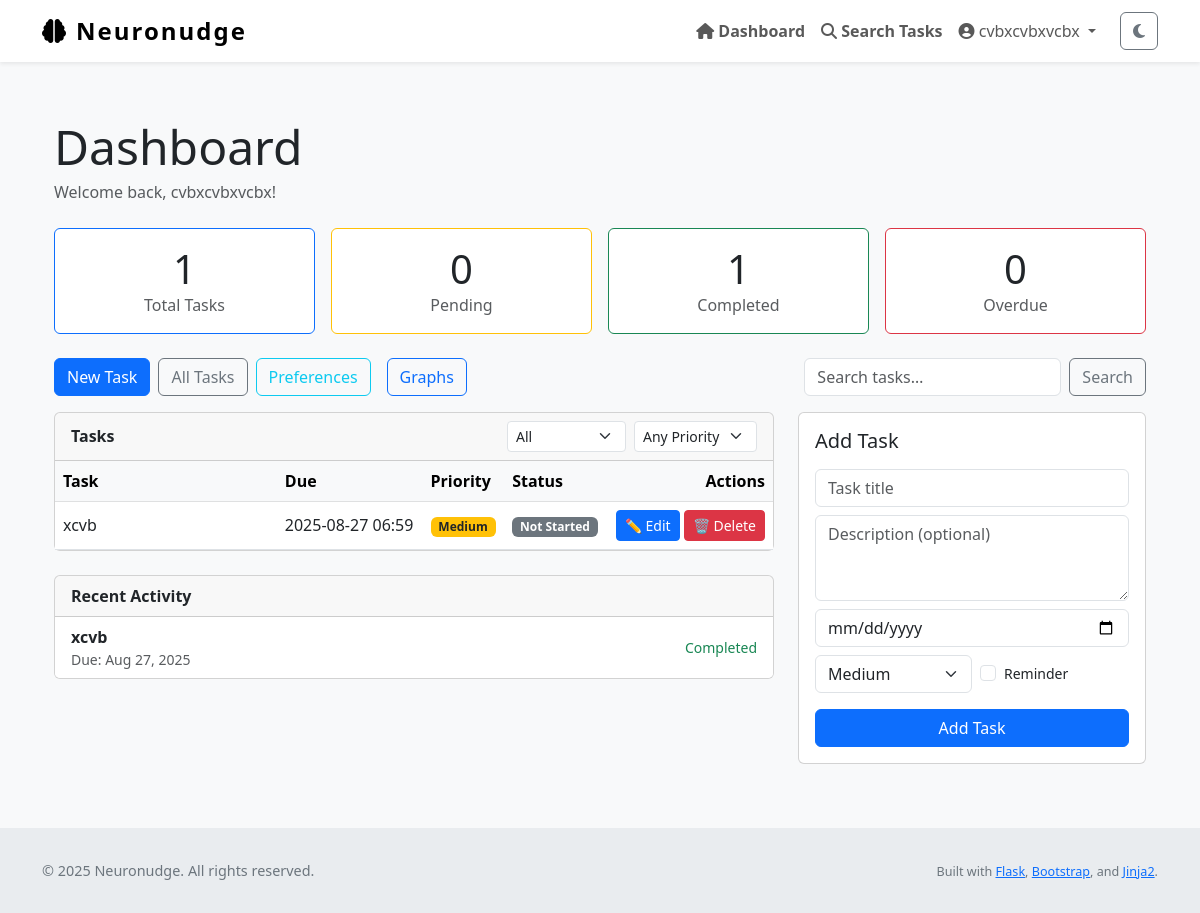
The page /dashboard (signed in) on the database as committed earlier.
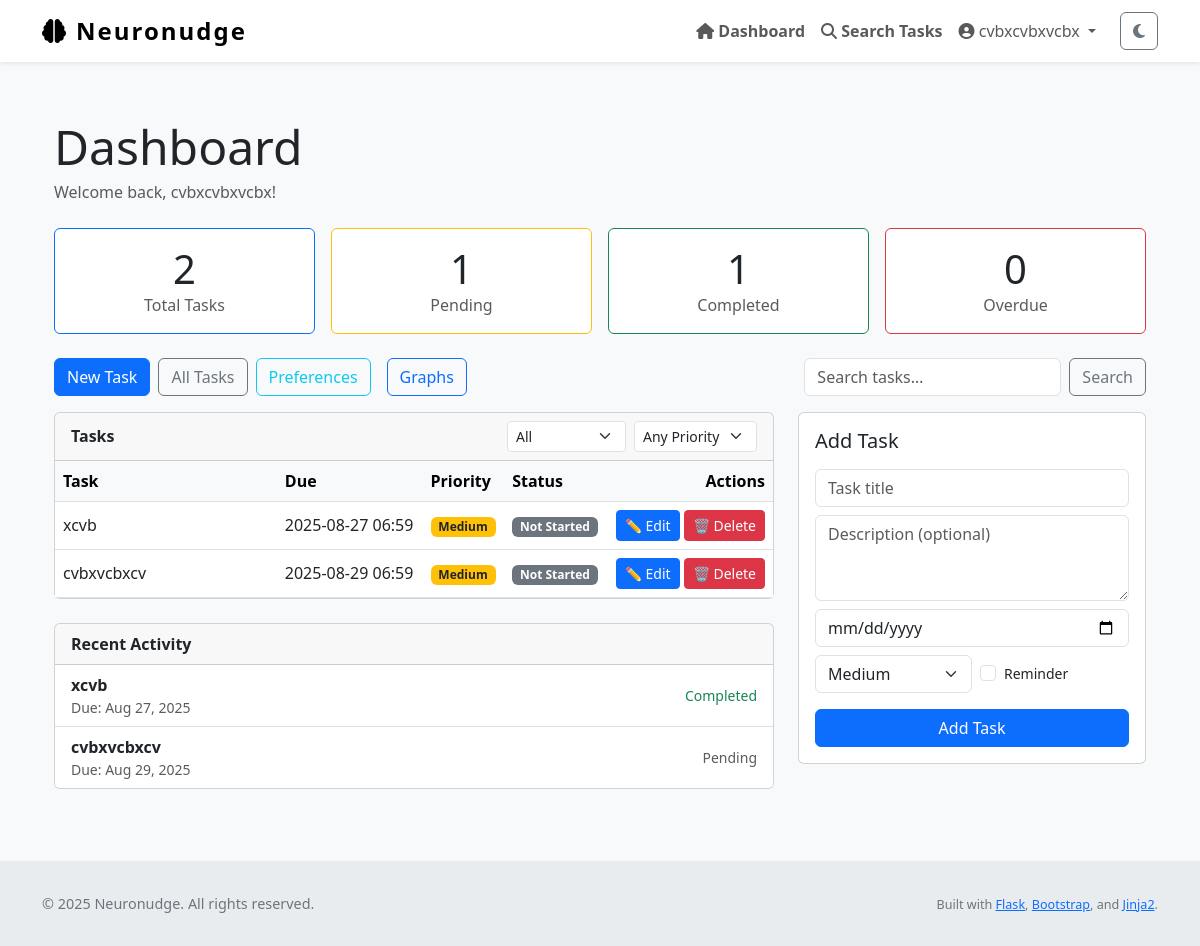
The same page on the database as committed later.
### Neuronudge/models.py (models this page shows, shortened)
class Task(db.Model):
    id = db.Column(db.Integer, primary_key=True)
    title = db.Column(db.String(255), nullable=False)
    description = db.Column(db.Text, nullable=False)
    due_date = db.Column(db.DateTime)
    completed = db.Column(db.Boolean, default=False)
    priority = db.Column(db.Integer, default=2)         # 1 = high, 2 = med, 3 = low
    status = db.Column(db.String(20), default='not started')
    reminder_set = db.Column(db.Boolean, default=False)
    created_at = db.Column(db.DateTime, default=datetime.utcnow)
    updated_at = db.Column(db.DateTime, default=datetime.utcnow, onupdate=datetime.utcnow)
    user_id = db.Column(db.Integer, db.ForeignKey('user.id'), nullable=False)

### Neuronudge/views.py (the view)
@main.route('/dashboard')
@login_required
def dashboard():
    page = request.args.get('page', 1, type=int)
    per_page = 10
    filter_status = request.args.get('status', 'all')
    filter_priority = request.args.get('priority', 'all')
    search_term = request.args.get('search', '').strip()
    base_query = Task.query.filter_by(user_id=current_user.id)
    if filter_status == 'completed':
        base_query = base_query.filter_by(completed=True)
    elif filter_status == 'pending':
        base_query = base_query.filter_by(completed=False)
    if filter_priority in ['1', '2', '3']:
        base_query = base_query.filter_by(priority=int(filter_priority))
    if search_term:
        base_query = base_query.filter(Task.title.ilike(f'%{search_term}%'))
    tasks = base_query.all()
    paginated_tasks = base_query.order_by(
        Task.priority.asc(),
        Task.due_date.asc().nulls_last()
    ).paginate(page=page, per_page=per_page)
    total_tasks = Task.query.filter_by(user_id=current_user.id).count()
    pending_tasks = Task.query.filter_by(user_id=current_user.id, completed=False).count()
    completed_tasks = Task.query.filter_by(user_id=current_user.id, completed=True).count()
    overdue_tasks = Task.query.filter(
        Task.user_id == current_user.id,
        Task.completed == False,
        Task.due_date != None,
        Task.due_date < datetime.utcnow()
    ).count()
    task_counts = {
        'total': total_tasks,
        'pending': pending_tasks,
        'completed': completed_tasks,
        'overdue': overdue_tasks
    }
    task_form = TaskForm()
    recent_tasks = Task.query.filter_by(user_id=current_user.id).order_by(
        Task.priority.asc(),
        Task.due_date.asc().nulls_last()
    ).limit(10).all()
    onboarding = OnboardingPreferences.query.filter_by(user_id=current_user.id).first()
    profile_type = getattr(current_user, "profile_type", "general").lower()
    if profile_type == "dyslexia":
        dashboard_template = "dashboard_dyslexia.html"
    elif profile_type == "adhd":
        dashboard_template = "dashboard_adhd.html"
    elif profile_type == "custom":
        dashboard_template = "dashboard_customized.html"
    else:
        dashboard_template = "dashboard.html"
    ActivityLog = Task.query.filter_by(user_id=current_user.id).order_by(
        Task.updated_at.desc()
    ).limit(10).all()
    try:
        recent_activity = ActivityLog.query.filter_by(user_id=current_user.id) \
            .order_by(ActivityLog.timestamp.desc()) \
            .limit(10).all()
    except Exception:
        recent_activity = []
    if not recent_activity:
        class _SimpleActivity:
            __slots__ = ("description", "timestamp")
            def __init__(self, description, timestamp):
                self.description = description
                self.timestamp = timestamp
        task_feed = Task.query.filter_by(user_id=current_user.id) \
            .order_by(Task.updated_at.desc().nulls_last(), Task.created_at.desc().nulls_last()) \
            .limit(10).all()
        recent_activity = [
            _SimpleActivity(
                f"Task “{t.title}” — status: {t.status or ('completed' if t.completed else 'pending')}",
                (t.updated_at or t.created_at or datetime.utcnow())
            )
            for t in task_feed
        ]
    return render_template(
        dashboard_template,
        tasks=tasks,
        recent_tasks=recent_tasks,
        recent_activity=recent_activity,  # <-- pass it to ALL dashboards
        onboarding=onboarding,
        filter_status=filter_status,
        filter_priority=filter_priority,
        search_term=search_term,
        task_counts=task_counts,
        task_form=task_form,
        pytz=pytz,
        paginated_tasks=paginated_tasks,
        features=current_user.dashboard_features or []
    )

### Neuronudge/forms.py (shortened to what this page needs)
class TaskForm(FlaskForm):
    title = StringField("Title", validators=[DataRequired()])
    description = TextAreaField("Description")
    due_date = DateField("Due Date", validators=[DataRequired()])
    due_time = TimeField("Due Time (optional)", validators=[Optional()])
    submit = SubmitField("Save Task")
    reminder_set = BooleanField("Set Reminder?")
    priority = SelectField(
    "Priority",
    choices=[
        ("1", "High"),
        ("2", "Medium"),
        ("3", "Low"),
    ],
    default="2",
    validators=[DataRequired()]
)
    status = SelectField(
        "Status",
        choices=[("not_started", "Not Started"),
                 ("in_progress", "In Progress"),
                 ("completed", "Completed")],
        default="not_started"
    )

### Neuronudge/templates/dashboard_customized.html (shortened to what the changed rows need)
{% extends "layout.html" %}
{% block content %}
<div class="container py-4">
  <div class="d-flex justify-content-between align-items-start mb-4">
    <div>
      <h1 class="display-5 mb-1">Dashboard</h1>
    </div>
  </div>
  <div class="row g-3 mb-4">
    <div class="col-12 col-md-3">
      <div class="card h-100 border-primary">
        <div class="card-body text-center">
          <div class="h1 mb-0">{{ task_counts.total }}</div>
          <div class="text-muted">Total Tasks</div>
        </div>
      </div>
    </div>
    <div class="col-12 col-md-3">
      <div class="card h-100 border-warning">
        <div class="card-body text-center">
          <div class="h1 mb-0">{{ task_counts.pending }}</div>
          <div class="text-muted">Pending</div>
        </div>
      </div>
    </div>
  </div>
  <div class="row">
    <div class="col-12 col-lg-8">
      <div class="card mb-4">
        <div class="card-body p-0">
          <div class="table-responsive">
            <table class="table mb-0 align-middle">
              <thead class="table-light">
                <tr>
                  <th style="min-width:220px">Task</th>
                  <th>Due</th>
                  <th>Priority</th>
                  <th>Status</th>
                  <th class="text-end">Actions</th>
                </tr>
              </thead>
              <tbody>
                {% for task in paginated_tasks.items %}
                <tr>
                  <td>{{ task.title }}</td>
                  <td>{{ task.due_date.strftime('%Y-%m-%d %H:%M') if task.due_date else 'No due date' }}</td>
                  <td>
                    {% if task.priority == 1 %}
                      <span class="badge bg-danger">High</span>
                    {% elif task.priority == 2 %}
                      <span class="badge bg-warning text-dark">Medium</span>
                    {% elif task.priority == 3 %}
                      <span class="badge bg-secondary">Low</span>
                    {% else %}
                      <span class="badge bg-secondary">—</span>
                    {% endif %}
                  </td>
                  <td>
                    {% if task.status == 'completed' %}
                        <span class="badge bg-success">Completed</span>
                    {% elif task.status == 'in progress' %}
                        <span class="badge bg-info text-dark">In Progress</span>
                    {% elif task.status == 'not started' %}
                        <span class="badge bg-secondary">Not Started</span>
                    {% elif task.status == 'overdue' %}
                        <span class="badge bg-danger">Overdue</span>
                    {% else %}
                        <span class="badge bg-secondary">{{ task.status }}</span>
                    {% endif %}
                  </td>
                  <td class="text-end">
                    <a href="{{ url_for('main.edit_task', id=task.id) }}" class="btn btn-sm btn-primary">✏️ Edit</a>
                    <button class="btn btn-sm btn-danger delete-task-btn" data-task-id="{{ task.id }}" data-bs-toggle="modal" data-bs-target="#deleteTaskModal">🗑️ Delete</button>
                  </td>
                </tr>
                {% endfor %}
              </tbody>
            </table>
          </div>
        </div>
      </div>
      <div class="card mb-4">
        <ul class="list-group list-group-flush">
          {% for t in recent_tasks %}
          <li class="list-group-item d-flex justify-content-between align-items-center">
            <div>
              <strong>{{ t.title }}</strong>
              <div class="small text-muted">Due: {% if t.due_date %}{{ t.due_date.strftime('%b %d, %Y') }}{% else %}—{% endif %}</div>
            </div>
            <div class="text-end small">
              {% if t.completed %}
                <span class="text-success">Completed</span>
              {% else %}
                <span class="text-muted">Pending</span>
              {% endif %}
            </div>
          </li>
          {% else %}
          <li class="list-group-item text-muted">No recent activity</li>
          {% endfor %}
        </ul>
      </div>
    </div>
  </div>
</div>
{% endblock %}

Rows that differ between the two databases and show on the page:
added Task: title "cvbxvcbxcv", due_date "2025-08-29 06:59", priority "Medium", status "Not Started", due_date "Aug 29, 2025", completed "Pending"
Other text that changed with them:
{{ task_counts.total }}: "1" → "2"
{{ task_counts.pending }}: "0" → "1"
